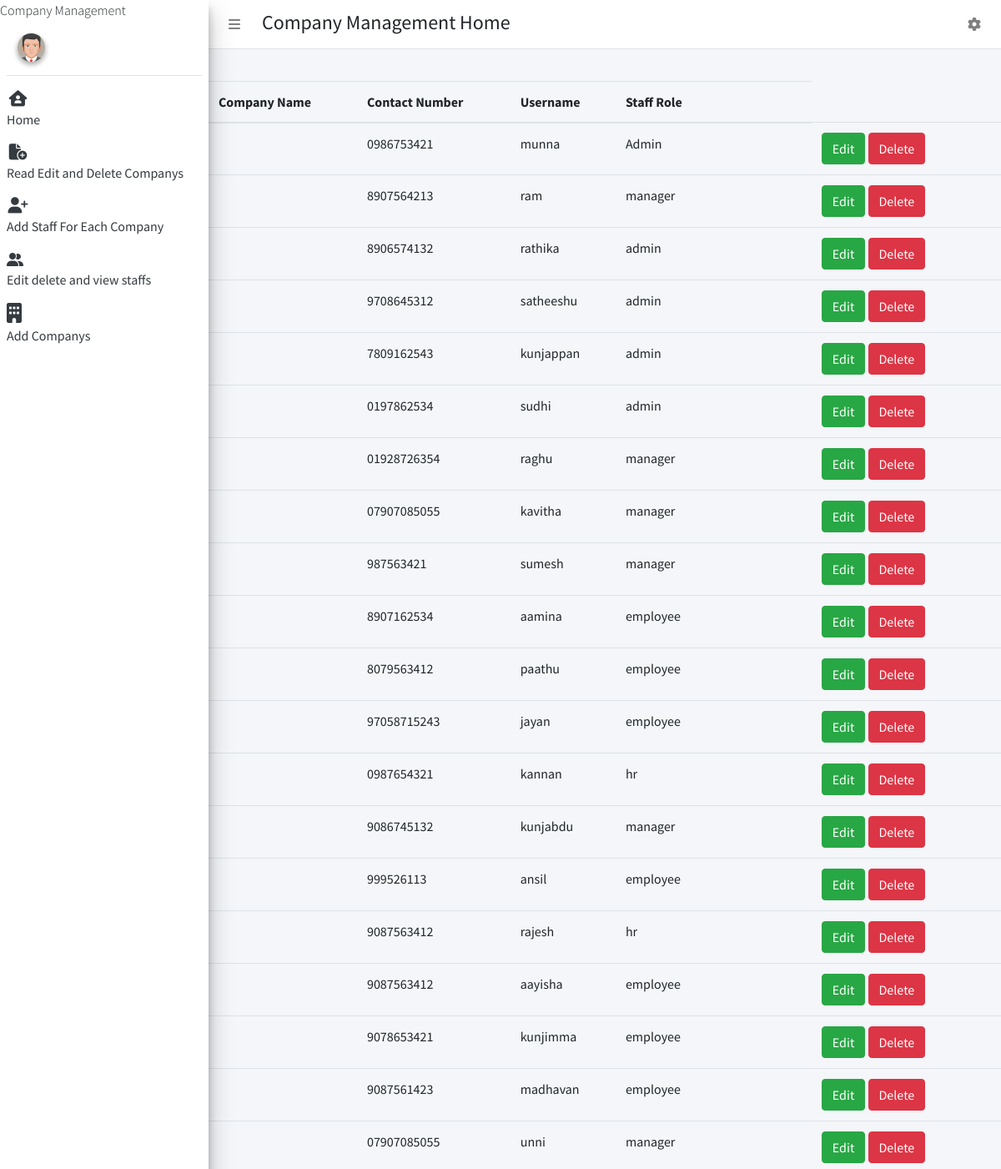
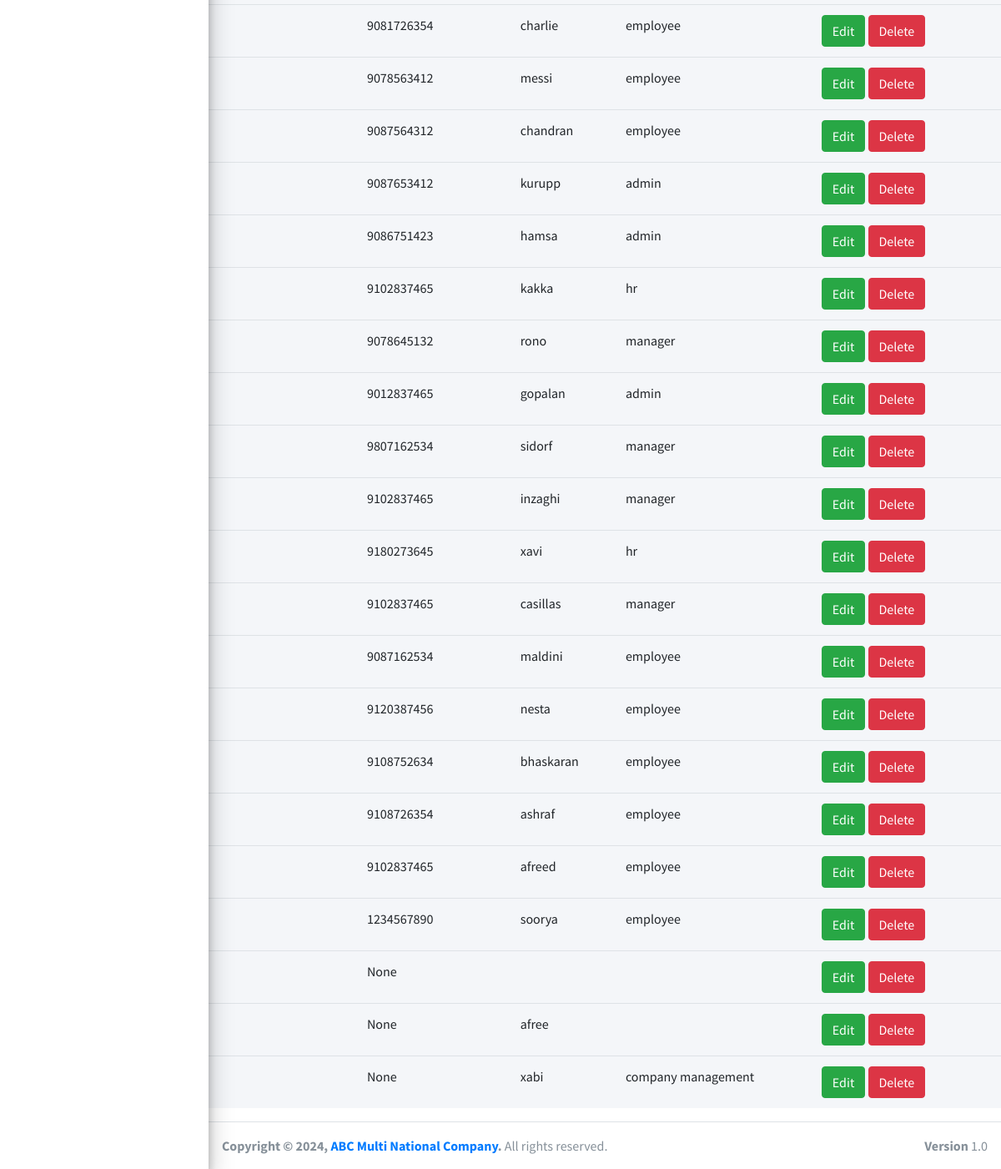
The page /staff_view/ (signed in) on the database its author committed (2 pictures, top to bottom).
### myapp/models.py (models this page shows, shortened)
class CustomUser(AbstractUser):
    STAFF_TYPES=(
        ('admin','Administrator'),
        ('hr','HR'),
        ('manager','Manager'),
        ('employee','Employee'),
        ('company management','Company Management')
    )
    DEPARTMENT_TYPE=(
        ('finance','Finance'),
        ('marketing','Marketing'),
        ('sales','Sales'),
        ('customer service','Customer Service'),
    )
    staff_type=models.CharField(max_length=20,choices=STAFF_TYPES)
    contact_number=models.CharField(max_length=15,null=True,blank=True)
    company=models.ForeignKey(CompanyManagement,models.CASCADE,null=True,blank=True)
    employee_id=models.TextField(unique=True,null=True,blank=True)
    department_role = models.ForeignKey(Department, null=True, blank=True, on_delete=models.SET_NULL)
    joined_date=models.DateField(blank=True,null=True,auto_now_add=True)
    salary=models.CharField(max_length=50,null=True,blank=True)

### myapp/views.py (the view)
# urls.py: path('staff_view/',views.staff_view,name='staff_view'),
@login_required(login_url='/')
def staff_view(request):
    staff_details=models.CustomUser.objects.all()
    return render(request,'company_management/staff_view.html',{'staff_details':staff_details})

### myapp/templates/company_management/staff_view.html
{% extends 'company_management/base.html' %}
{% block main_content %}
{% load static %}
<table class="table table-hover text-nowrap">
    <thead>
        <tr>
        <th>Company Name</th>
        <th>Contact Number</th>
        <th>Username</th>
        <th>Staff Role</th>
        </tr>
    </thead>
    <tbody>
        {% for x in staff_details %}
        <tr>
        <td>{{ x.company_name }}</td>
        <td>{{ x.contact_number }}</td>
        <td>{{ x.username }}</td>
        <td>{{ x.staff_type }}</td>
        <td>
            <a href="{% url 'edit_staff' x.id %}" class="btn btn-success">Edit</a>
            <a href="{% url 'delete_staff' x.id %}" class="btn btn-danger">Delete</a>
        </td>
        <td>
        </td>
        </tr>
        {% endfor %}
    </tbody>
    </table>
{% endblock main_content %}

### myapp/templates/company_management/base.html (shortened to what this page needs)
{% load static %}
<!DOCTYPE html>
<html>
<head>
  <link rel="stylesheet" href="{% static "fontawesome-free/css/all.min.css" %}">
  <link rel="stylesheet" href="https://code.ionicframework.com/ionicons/2.0.1/css/ionicons.min.css">
  <link rel="stylesheet" href="{% static 'tempusdominus-bootstrap-4/css/tempusdominus-bootstrap-4.min.css' %}">
  <link rel="stylesheet" href="{% static "icheck-bootstrap/icheck-bootstrap.min.css" %}">
  <link rel="stylesheet" href="{% static "jqvmap/jqvmap.min.css" %}">
  <link rel="stylesheet" href="{% static 'dist/css/adminlte.min.css'  %}">
  <link rel="stylesheet" href="{% static "overlayScrollbars/css/OverlayScrollbars.min.css" %}">
  <link rel="stylesheet" href="{% static "daterangepicker/daterangepicker.css" %}">
  <link rel="stylesheet" href="{% static "summernote/summernote-bs4.css" %}">
</head>
<body class="hold-transition sidebar-mini layout-fixed">
  <div class="wrapper">
    <nav class="main-header navbar navbar-expand navbar-white navbar-light">
      <ul class="navbar-nav">
        <li class="nav-item">
          <a class="nav-link" data-widget="pushmenu" href="#" role="button"><i class="fas fa-bars"></i></a>
        </li>
      </ul>
      <h4 style="margin-left: 10px; margin-top: 5px;"> Company Management Home</h4>
      <ul class="navbar-nav ml-auto">
      <li class="nav-item dropdown">
        <a class="nav-link" data-toggle="dropdown" href="#" aria-expanded="false">
          <i class="fas fa-cog"></i>
        </a>
      </li>
    </ul>
    </nav>
    {% include 'company_management/sidebar_template.html' %}
    <div class="content-wrapper">
      <div class="content-header">
      </div>
      {% block main_content %}
      {% endblock main_content %}
    </div>
    {% include 'company_management/footer.html' %}
  </div>
</body>
</html>

### myapp/templates/company_management/sidebar_template.html (shortened to what this page needs)
{% load static %}
<aside class="main-sidebar sidebar-light-caution elevation-4">
        <span class="brand-text font-weight-light">Company Management</span>
      <div class="sidebar">
        <div class="user-panel mt-3 pb-3 mb-3 d-flex">
          <div class="image">
            <img src="{% static 'dist/img/user2-160x160.jpg' %}" class="img-circle elevation-2" alt="User Image">
          </div>
          <div class="info">
          </div>
        </div>
        <nav class="mt-2">
          <ul class="nav nav-pills nav-sidebar flex-column" data-widget="treeview" role="menu" data-accordion="false">
            <li class="nav-item">
                <a href="{% url 'company_manager_home' %}">
                <i class="nav-icon fa-solid fa-house-user"></i>
                <p>
                  Home
                </p>
                </a>
            </li>
            <li class="nav-item">
                <a href="{% url 'read_edit_company' %}">
                <i class="nav-icon fa-solid fa-file-circle-plus"></i>
                <p>
                  Read Edit and Delete Companys
                </p>
                </a>
            </li>
            <li class="nav-item">
                <a href="{% url 'add_staff_save' %}">
                  <i class="nav-icon fa-solid fa-user-plus"></i>
                <p>
                  Add Staff For Each Company
                </p>
                </a>
            </li>
            <li class="nav-item">
                <a href="{% url 'staff_view' %}">
                  <i class="fas fa-user-friends"></i>
                <p>
                  Edit delete and view staffs
                </p>
                </a>
            </li>
            <li class="nav-item">
                <a href="{% url 'add_company' %}">
                  <i class='fas fa-building' style='font-size:24px'></i>
                <p>
                  Add Companys
                </p>
                </a>
            </li>
          </ul>
        </nav>
      </div>
    </aside>

### myapp/templates/company_management/footer.html
<footer class="main-footer">
    <strong>Copyright &copy; {% now "Y" %}, <a href="#">ABC Multi National Company</a>.</strong>
    All rights reserved.
    <div class="float-right d-none d-sm-inline-block">
      <b>Version</b> 1.0
    </div>
  </footer>

### rows shown on the page
CustomUser: contact_number "0986753421", username "munna", staff_type "Admin"
CustomUser: contact_number "8907564213", username "ram", staff_type "manager"
CustomUser: contact_number "8906574132", username "rathika", staff_type "admin"
CustomUser: contact_number "9708645312", username "satheeshu", staff_type "admin"
CustomUser: contact_number "7809162543", username "kunjappan", staff_type "admin"
CustomUser: contact_number "0197862534", username "sudhi", staff_type "admin"
CustomUser: contact_number "01928726354", username "raghu", staff_type "manager"
CustomUser: contact_number "07907085055", username "kavitha", staff_type "manager"
CustomUser: contact_number "987563421", username "sumesh", staff_type "manager"
CustomUser: contact_number "8907162534", username "aamina", staff_type "employee"
CustomUser: contact_number "8079563412", username "paathu", staff_type "employee"
CustomUser: contact_number "97058715243", username "jayan", staff_type "employee"
CustomUser: contact_number "0987654321", username "kannan", staff_type "hr"
CustomUser: contact_number "9086745132", username "kunjabdu", staff_type "manager"
CustomUser: contact_number "999526113", username "ansil", staff_type "employee"
CustomUser: contact_number "9087563412", username "rajesh", staff_type "hr"
CustomUser: contact_number "9087563412", username "aayisha", staff_type "employee"
CustomUser: contact_number "9078653421", username "kunjimma", staff_type "employee"
CustomUser: contact_number "9087561423", username "madhavan", staff_type "employee"
CustomUser: contact_number "07907085055", username "unni", staff_type "manager"
CustomUser: contact_number "9081726354", username "charlie", staff_type "employee"
CustomUser: contact_number "9078563412", username "messi", staff_type "employee"
CustomUser: contact_number "9087564312", username "chandran", staff_type "employee"
CustomUser: contact_number "9087653412", username "kurupp", staff_type "admin"
CustomUser: contact_number "9086751423", username "hamsa", staff_type "admin"
CustomUser: contact_number "9102837465", username "kakka", staff_type "hr"
CustomUser: contact_number "9078645132", username "rono", staff_type "manager"
CustomUser: contact_number "9012837465", username "gopalan", staff_type "admin"
CustomUser: contact_number "9807162534", username "sidorf", staff_type "manager"
CustomUser: contact_number "9102837465", username "inzaghi", staff_type "manager"
CustomUser: contact_number "9180273645", username "xavi", staff_type "hr"
CustomUser: contact_number "9102837465", username "casillas", staff_type "manager"
CustomUser: contact_number "9087162534", username "maldini", staff_type "employee"
CustomUser: contact_number "9120387456", username "nesta", staff_type "employee"
CustomUser: contact_number "9108752634", username "bhaskaran", staff_type "employee"
CustomUser: contact_number "9108726354", username "ashraf", staff_type "employee"
CustomUser: contact_number "9102837465", username "afreed", staff_type "employee"
CustomUser: contact_number "1234567890", username "soorya", staff_type "employee"
CustomUser: contact_number "None"
CustomUser: contact_number "None", username "afree"
CustomUser: contact_number "None", username "xabi", staff_type "company management"
